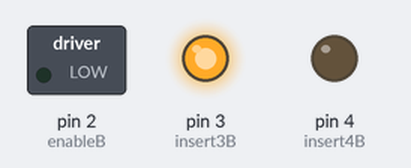
A sketch run on a simulated Arduino Uno, built with avr-gcc and run on an emulated ATmega328P. Shown: switched loads named in the sketch (green lamp = pin HIGH), output pins drawn as LEDs (lit = HIGH). The ROS host is connected and sends only what is stated.

Above: at 0.1 s.
Timing chart, 0 to 1.6 s (numbered marks = the images above):
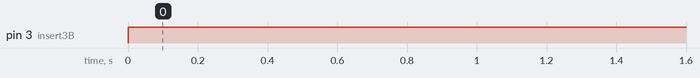

The sketch:

motor_test.ino
```cpp
#include <ros.h>
#include <std_msgs/String.h>

#define enableB 2
#define insert3B 3
#define insert4B 4

ros::NodeHandle  nh;

std_msgs::String str_msg;
ros::Publisher chatter("chatter", &str_msg);

char message1[50] = "[INFO] insert3B : HIGH / insert4B : LOW";
char message2[50] = "[INFO] insert3B : LOW / insert4B : HIGH";

byte speedDC = 255;

void setup()
{
  nh.initNode();
  nh.advertise(chatter);

  pinMode(enableB, OUTPUT);
  pinMode(insert3B, OUTPUT);
  pinMode(insert4B, OUTPUT);
}

void loop()
{
  digitalWrite(insert3B, HIGH);
  digitalWrite(insert4B, LOW);
  analogWrite(enableB, 20);

  str_msg.data = message1;
  chatter.publish( &str_msg );

  nh.spinOnce();
  delay(1000);
}
```

Measured:
- by itself, pin 3 (insert3B): LOW → HIGH at 0.00 s
